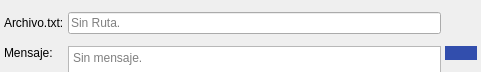
<?xml version="1.0" encoding="UTF-8"?>
<ui version="4.0">
 <class>resultadoTxt</class>
 <widget class="QWidget" name="resultadoTxt">
  <property name="geometry">
   <rect>
    <x>0</x>
    <y>0</y>
    <width>481</width>
    <height>72</height>
   </rect>
  </property>
  <property name="windowTitle">
   <string>Form</string>
  </property>
  <property name="styleSheet">
   <string notr="true">QLabel#lbArchivo,
QLabel#lbMensaje{
	font: 700 9pt &quot;Segoe UI&quot;;
}
QLabel{color: black;}
QFrame#frame{border-radius:12px}
QPushButton{
	border-radius:10px;
}
QPushButton{
	border-radius:10px;
	background-color: rgb(50, 78, 173);
}
QPushButton:hover{
	background-color: rgb(73, 115, 253);
}</string>
  </property>
  <layout class="QVBoxLayout" name="verticalLayout">
   <property name="spacing">
    <number>0</number>
   </property>
   <property name="leftMargin">
    <number>0</number>
   </property>
   <property name="topMargin">
    <number>0</number>
   </property>
   <property name="rightMargin">
    <number>0</number>
   </property>
   <property name="bottomMargin">
    <number>0</number>
   </property>
   <item>
    <widget class="QFrame" name="frame">
     <property name="sizePolicy">
      <sizepolicy hsizetype="Preferred" vsizetype="Preferred">
       <horstretch>0</horstretch>
       <verstretch>0</verstretch>
      </sizepolicy>
     </property>
     <property name="frameShape">
      <enum>QFrame::Shape::StyledPanel</enum>
     </property>
     <property name="frameShadow">
      <enum>QFrame::Shadow::Raised</enum>
     </property>
     <layout class="QGridLayout" name="gridLayout_3" rowstretch="0,0">
      <property name="leftMargin">
       <number>4</number>
      </property>
      <property name="topMargin">
       <number>4</number>
      </property>
      <property name="rightMargin">
       <number>4</number>
      </property>
      <property name="bottomMargin">
       <number>4</number>
      </property>
      <property name="spacing">
       <number>4</number>
      </property>
      <item row="1" column="0">
       <widget class="QLabel" name="lbMensaje">
        <property name="text">
         <string>Mensaje:</string>
        </property>
        <property name="alignment">
         <set>Qt::AlignmentFlag::AlignLeading|Qt::AlignmentFlag::AlignLeft|Qt::AlignmentFlag::AlignTop</set>
        </property>
       </widget>
      </item>
      <item row="0" column="0">
       <widget class="QLabel" name="lbArchivo">
        <property name="text">
         <string>Archivo.txt:</string>
        </property>
       </widget>
      </item>
      <item row="0" column="3">
       <widget class="QLabel" name="lbX">
        <property name="text">
         <string/>
        </property>
        <property name="pixmap">
         <pixmap resource="../resources.qrc">:/icons/resources/images/red_x.svg</pixmap>
        </property>
       </widget>
      </item>
      <item row="0" column="1">
       <widget class="QLineEdit" name="leRutaTxt">
        <property name="sizePolicy">
         <sizepolicy hsizetype="Expanding" vsizetype="Fixed">
          <horstretch>0</horstretch>
          <verstretch>0</verstretch>
         </sizepolicy>
        </property>
        <property name="readOnly">
         <bool>true</bool>
        </property>
        <property name="placeholderText">
         <string>Sin Ruta.</string>
        </property>
       </widget>
      </item>
      <item row="0" column="2">
       <widget class="QLabel" name="lbCheck">
        <property name="text">
         <string/>
        </property>
        <property name="pixmap">
         <pixmap resource="../resources.qrc">:/icons/resources/images/check.svg</pixmap>
        </property>
       </widget>
      </item>
      <item row="1" column="1">
       <widget class="QPlainTextEdit" name="teMensajeTxt">
        <property name="sizePolicy">
         <sizepolicy hsizetype="Expanding" vsizetype="Ignored">
          <horstretch>0</horstretch>
          <verstretch>0</verstretch>
         </sizepolicy>
        </property>
        <property name="minimumSize">
         <size>
          <width>0</width>
          <height>27</height>
         </size>
        </property>
        <property name="readOnly">
         <bool>true</bool>
        </property>
        <property name="backgroundVisible">
         <bool>false</bool>
        </property>
        <property name="placeholderText">
         <string>Sin mensaje.</string>
        </property>
       </widget>
      </item>
      <item row="1" column="2" colspan="2">
       <widget class="QPushButton" name="btAbrir">
        <property name="toolTip">
         <string>Abrir Ubicació  Del Archivo</string>
        </property>
        <property name="statusTip">
         <string>Abrir Ubicació  Del Archivo.</string>
        </property>
        <property name="text">
         <string/>
        </property>
        <property name="icon">
         <iconset resource="../resources.qrc">
          <normaloff>:/icons/resources/images/open.svg</normaloff>:/icons/resources/images/open.svg</iconset>
        </property>
        <property name="iconSize">
         <size>
          <width>25</width>
          <height>25</height>
         </size>
        </property>
       </widget>
      </item>
     </layout>
    </widget>
   </item>
  </layout>
 </widget>
 <resources>
  <include location="../resources.qrc"/>
 </resources>
 <connections/>
</ui>
